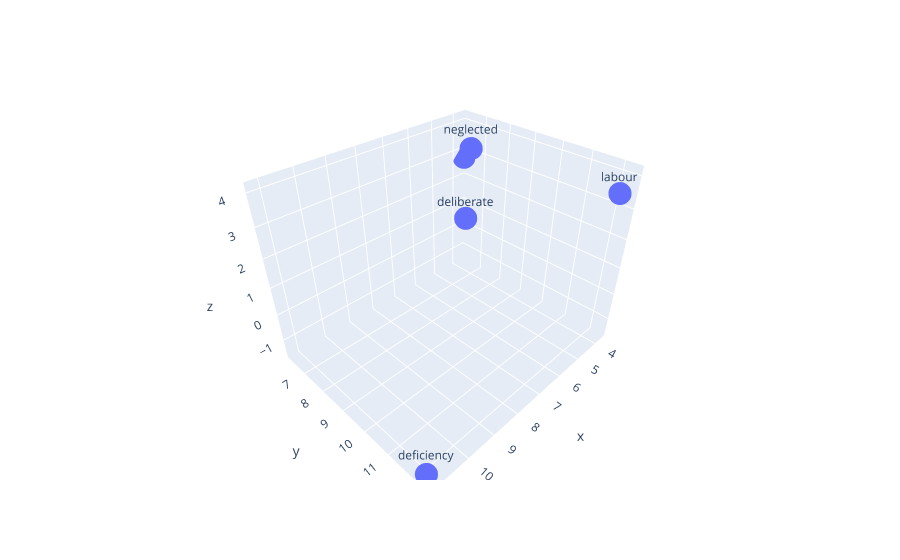

Source (notebook cell):
### Markdown cell above
## t-SNE with User Control over Number of Data Points

### Code cell
%%time

def construct_graph(data, word, topn):
    fig, _ = plt.subplots()
    
    word_list = []
    for i in model.most_similar([word], topn = topn):
        word_list.append(i[0])
    
    dff = data[data.words.isin(word_list)]
    
    fig = px.scatter_3d(dff, x = 'x', y = 'y', z = 'z', text = 'words')
    
    return fig

construct_graph(tsne_data, 'work', 5)

### Figure 1 — Plotly figure (JSON) as saved in the notebook; plotly's stock layout.template omitted (floating-point values rounded to 4 significant figures)
{"data": [{"hovertemplate": "x=%{x}<br>y=%{y}<br>z=%{z}<br>words=%{text}<extra></extra>", "legendgroup": "", "marker": {"color": "#636efa", "symbol": "circle"}, "mode": "markers+text", "name": "", "scene": "scene", "showlegend": false, "text": ["deficiency", "labour", "deliberate", "convenient", "neglected"], "type": "scatter3d", "x": [11.15, 4.127, 5.958, 3.672, 5.465], "y": [12.18, 12.35, 8.487, 6.213, 8.189], "z": [-1.549, 3.659, 2.101, 2.726, 4.11]}], "layout": {"legend": {"tracegroupgap": 0}, "margin": {"t": 60}, "scene": {"domain": {"x": [0, 1], "y": [0, 1]}, "xaxis": {"title": {"text": "x"}}, "yaxis": {"title": {"text": "y"}}, "zaxis": {"title": {"text": "z"}}}}}
